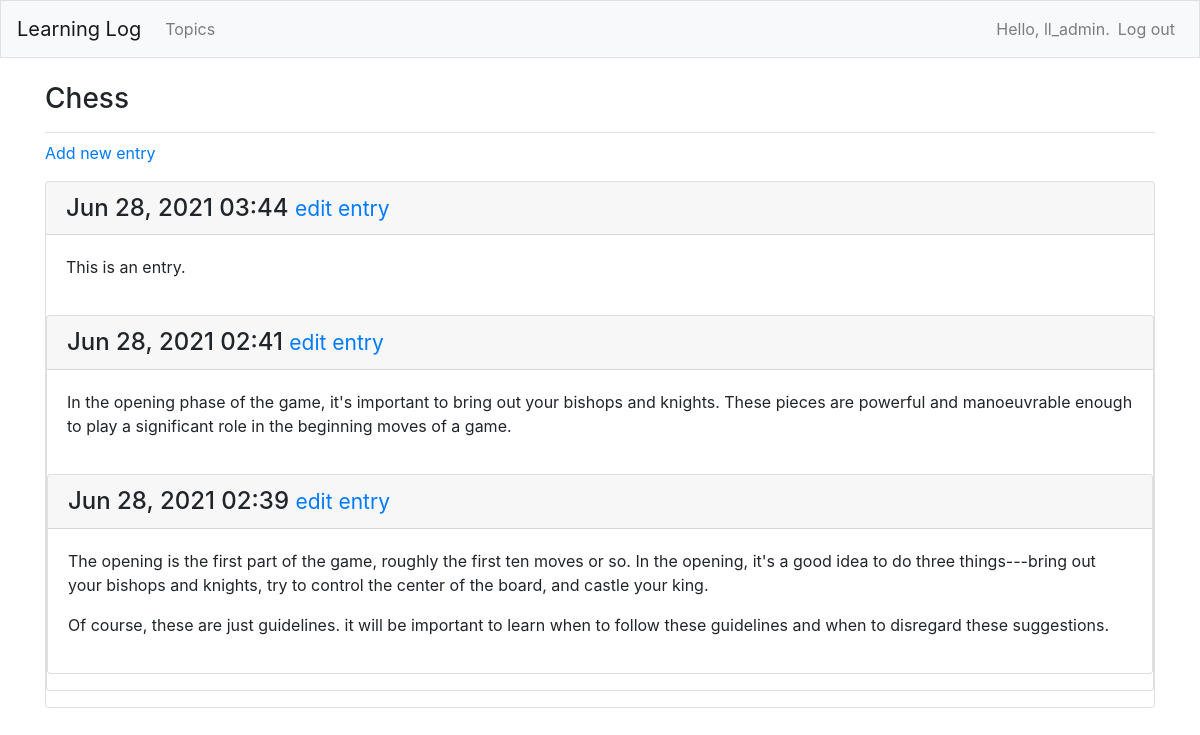
The page /topics/1/ (signed in) on the database its author committed.
### learning_logs/models.py (models this page shows, shortened)
class Topic(models.Model):
    text = models.CharField(max_length=200)
    date_added = models.DateTimeField(auto_now_add=True)
    owner = models.ForeignKey(User, on_delete=models.CASCADE)
    def __str__(self):
        return self.text

class Entry(models.Model):
    topic = models.ForeignKey(Topic, on_delete=models.CASCADE)
    text = models.TextField()
    date_added = models.DateTimeField(auto_now_add=True)
    class Meta:
        verbose_name_plural = 'entries'

### learning_logs/views.py (the view)
# urls.py: path('topics/<int:topic_id>/', views.topic, name='topic'),
@login_required
def topic(request, topic_id):
    topic = get_object_or_404(Topic, id=topic_id)
    if check_topic_owner(topic, request) == False:
        raise Http404
    entries = topic.entry_set.order_by('-date_added')
    context = {'topic': topic, 'entries': entries}
    return render(request, 'learning_logs/topic.html', context)

### learning_logs/views.py (called while the page is built)
def check_topic_owner(topic, request):
    if topic.owner == request.user:
        return True
    else:
        return False

### learning_logs/templates/learning_logs/topic.html
  {% extends 'learning_logs/base.html' %}
  {% block page_header %}
    <h3>{{ topic }}</h3>
  {% endblock page_header %}
  {% block content %}
    <p>
      <a href="{% url 'learning_logs:new_entry' topic.id %}">Add new entry</a>
    </p>
    {% for entry in entries %}
      <div class="card mb-3">
        <h4 class="card-header">
          {{ entry.date_added|date:'M d, Y H:i' }}
          <small><a href="{% url 'learning_logs:edit_entry' entry.id %}">edit entry</a></small>
        </h4>
        <div class="card-body">
          {{ entry.text|linebreaks }}
        </div>
    {% empty %}
      <p>There are no entries for this topic yet.</p>
    {% endfor %}
  {% endblock content %}

### learning_logs/templates/learning_logs/base.html (shortened to what this page needs)
  {% load bootstrap4 %}
  <!doctype html>
  <html lang="en">
  <head>
    {% bootstrap_css %}
  </head>
  <body>
    <nav class="navbar navbar-expand-md navbar-light bg-light mb-4 border">
      <a class="navbar-brand" href="{% url 'learning_logs:index'%}">
          Learning Log</a>
            <div class="collapse navbar-collapse" id="navbarCollapse">
              <ul class="navbar-nav mr-auto">
                <li class="nav-item">
                <a class="nav-link" href="{% url 'learning_logs:topics'%}">Topics</a></li>
              </ul>
              <ul class="navbar-nav ml-auto">
                {% if user.is_authenticated %}
                  <li class="nav-item">
                    <span class="navbar-text">Hello, {{ user.username }}.</span>
                  </li>
                  <li class="nav-item">
                    <a class="nav-link" href="{% url 'users:logout' %}">Log out</a>
                  </li>
                {% else %}
                  <li class="nav-item">
                    <a class="nav-link" href="{% url 'users:register' %}">Register</a>
                  </li>
                  <li class="nav-item">
                    <a class="nav-link" href="{% url 'users:login' %}">Log in</a></li>
                 {% endif %}
               </ul>
            </div>
    </nav>
   <main role="main" class="container">
     <div class="pb-2 mb-2 border-bottom">
       {% block page_header %}{% endblock page_header %}
     </div>
     <div>
       {% block content %}{% endblock content %}
     </div>
   </main>
  </body>
  </html>

### rows shown on the page
Topic: text "Chess"
Entry: date_added "Jun 28, 2021 03:44", text "This is an entry."
Entry: date_added "Jun 28, 2021 02:41", text "In the opening phase of the game, it's important to bring out your bishops and knights. These pieces are powerful and manoeuvrable enough to play a significant role in the beginning moves of a game."
Entry: date_added "Jun 28, 2021 02:39", text "The opening is the first part of the game, roughly the first ten moves or so. In the opening, it's a good idea to do three things---bring out your bishops and knights, try to control the center of the board, and castle your king. Of course, these are just guidelines. it will be important to learn when to follow these guidelines and when to disregard these suggestions."

### other values the page prints
{{ user.username }} "ll_admin"
